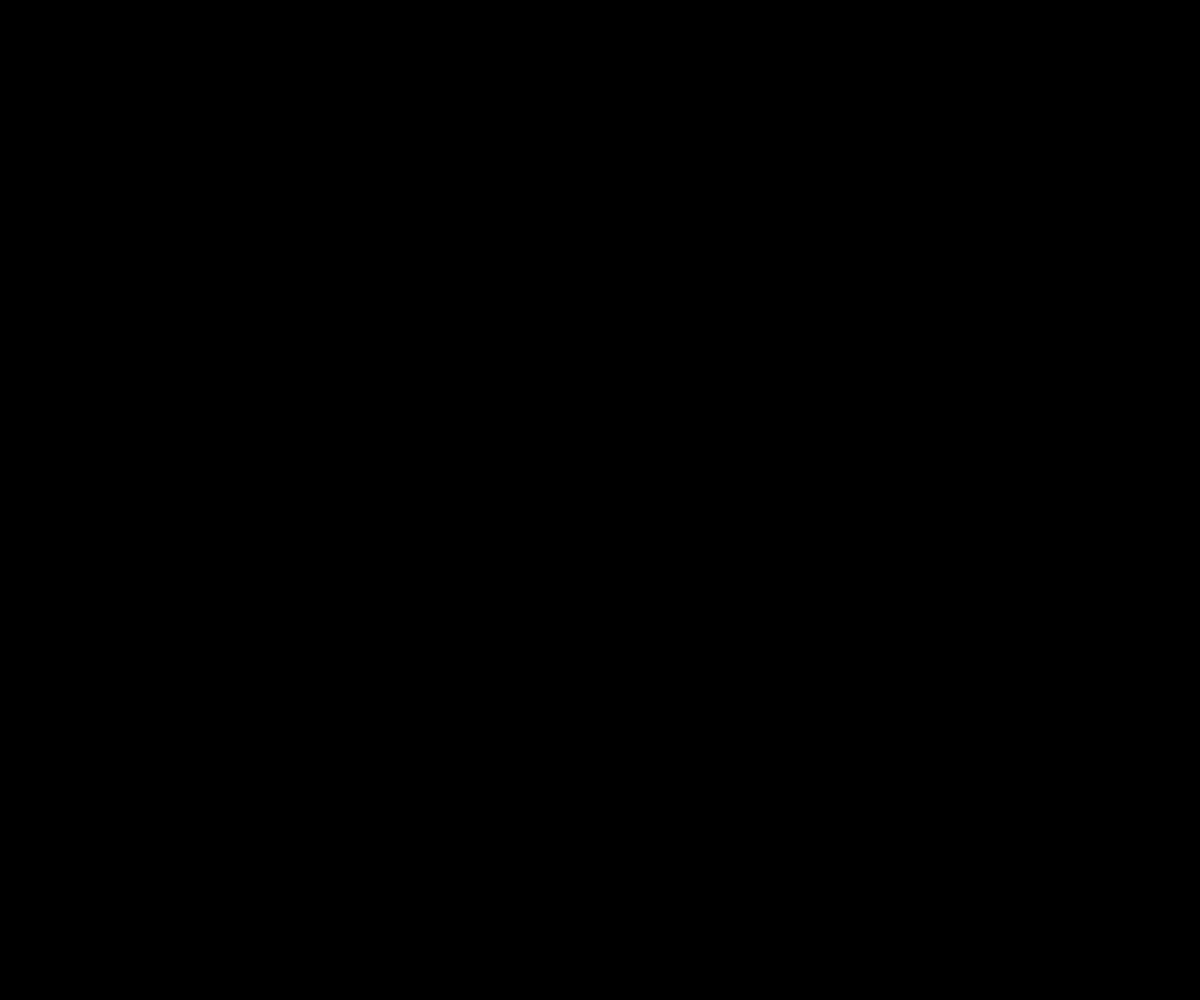
Frame 1 (no input)
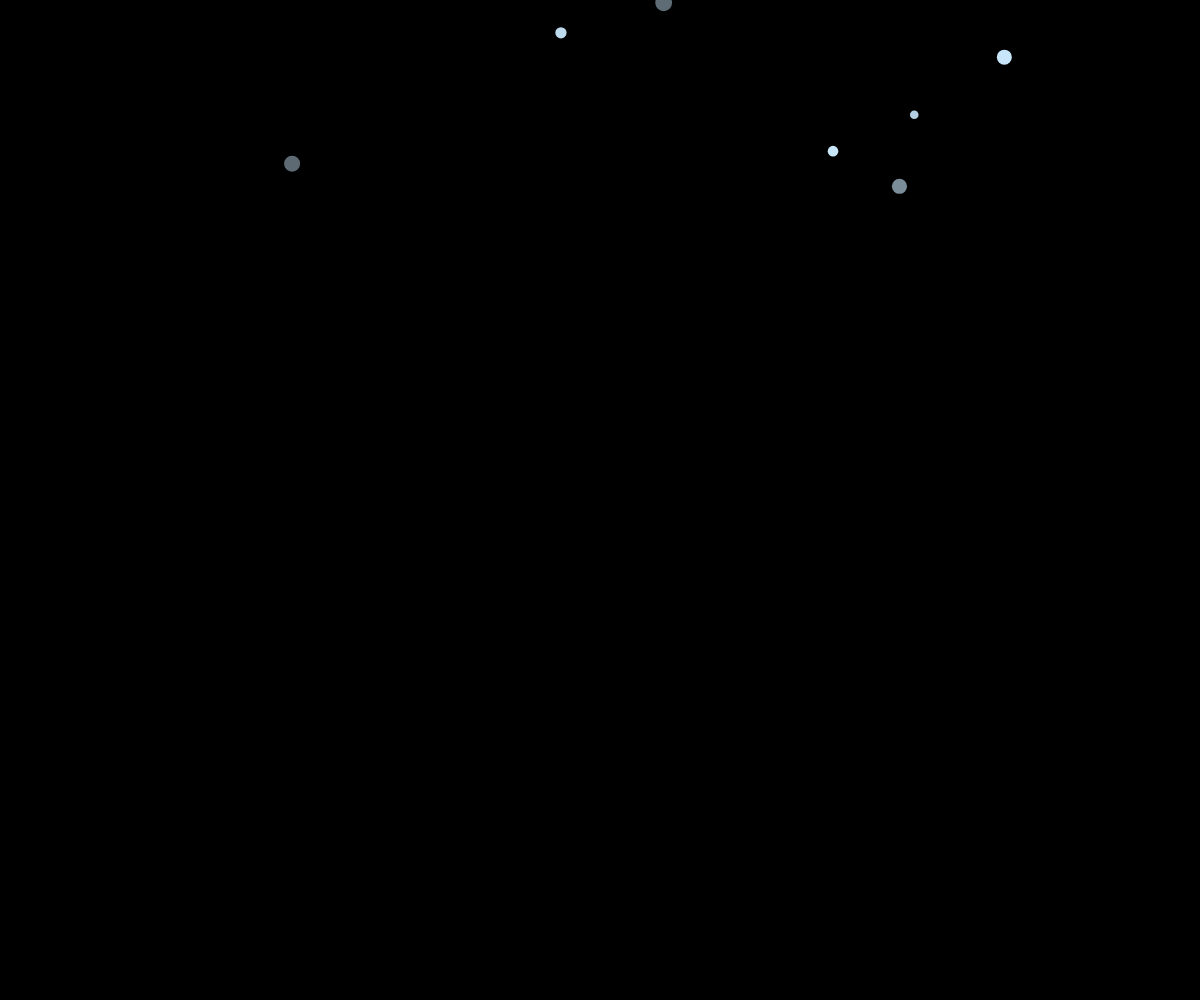
Frame 60 (no input)
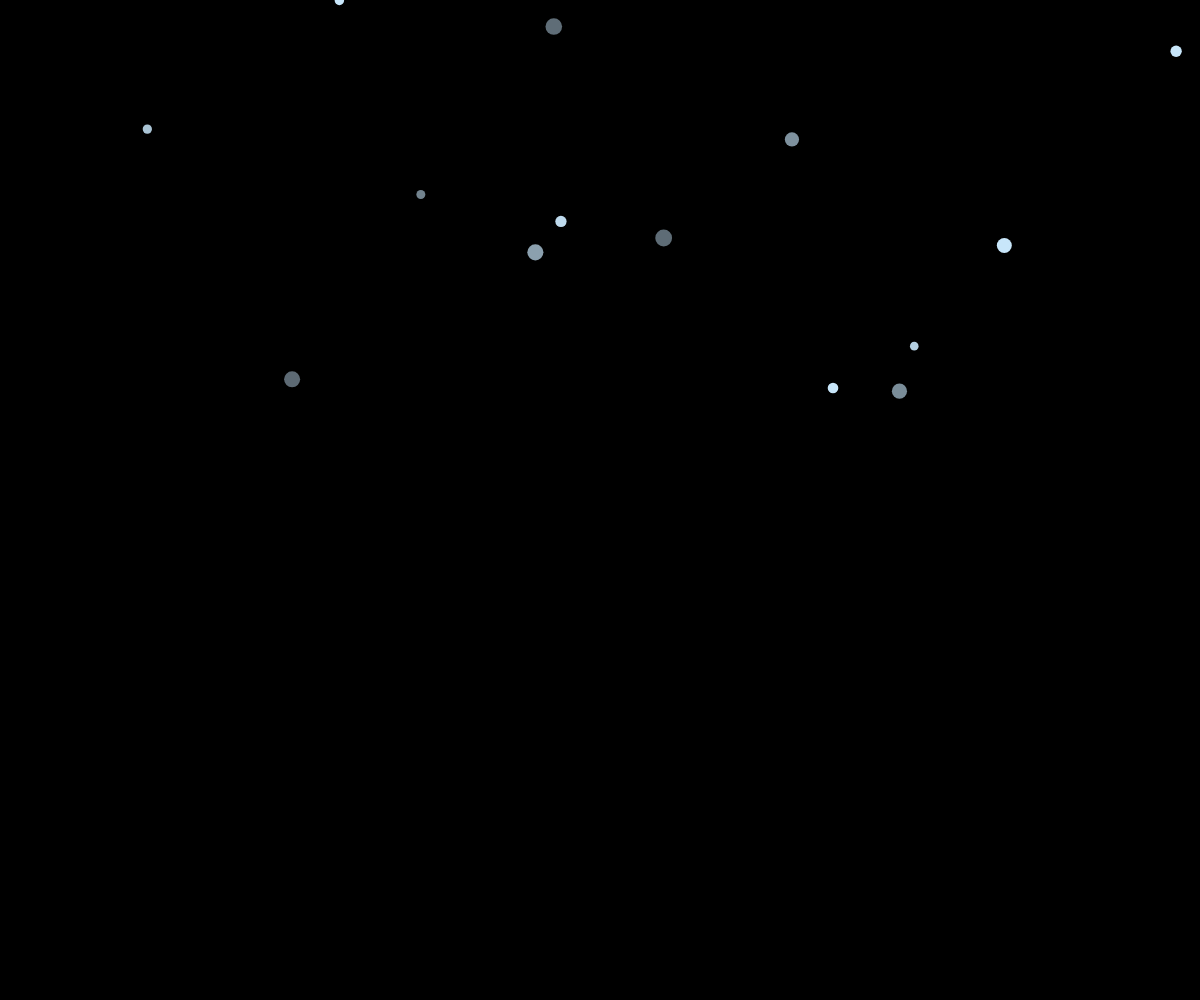
Frame 120 (the mouse pressed at the canvas centre since frame 60)

The p5.js sketch that drew these frames (run headless with seeded random() and noise() and a simulated clock; from frame 60 on, the mouse is pressed at the canvas centre):

// p5.js sketch
// ── sketch.js
let snowflakes = [];

function setup() {
  createCanvas(windowWidth, windowHeight);
}

function windowResized() {
  resizeCanvas(windowWidth, windowHeight);
}

function draw() {
  background(0);

  if (frameCount % 9 === 1) {
    let dimensione = random(8, 18); 
    let velocitaCaduta = random(3, 5); 
    let posX = random(width);
    let posY = -dimensione; 
    let opacity = random(80, 300); 

    snowflakes.push({ posX, posY, dimensione, velocitaCaduta, opacity });
  }

  for (let flake of snowflakes) {
    fill(200, 230, 250, flake.opacity); 
    noStroke(); 

    ellipse(flake.posX, flake.posY, flake.dimensione, flake.dimensione); 

    flake.posY += flake.velocitaCaduta;

    if (flake.posY > height) {
      let index = snowflakes.indexOf(flake);
      snowflakes.splice(index, 1);
    }
  }
}
